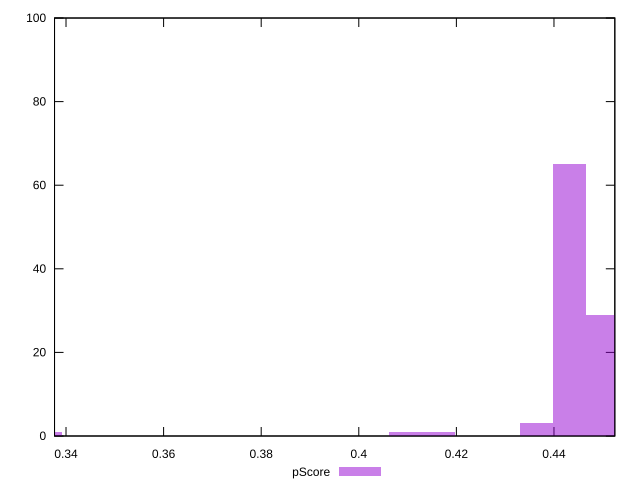

Here is the gnuplot script that generated this plot:
reset

$pScore <<EOF
0.3357646591593856 1
0.4096328841744504 1
0.4432093500903889 65
0.4163481773576381 1
0.4364940569072012 3
0.4499246432735767 29
EOF

set key outside below
set boxwidth 0.006715293183187711
set xrange [0.3376470588235294:0.4524705882352941]
set yrange [0:100]
set trange [0:100]
set style fill transparent solid 0.5 noborder
set terminal svg size 640, 490 enhanced background rgb 'white'
set output "report_00017_2021-02-10T15-08-03.406Z/render-blocking-resources/samples/pages+cached/pScore/histogram.svg"

plot $pScore title "pScore" with boxes

reset
